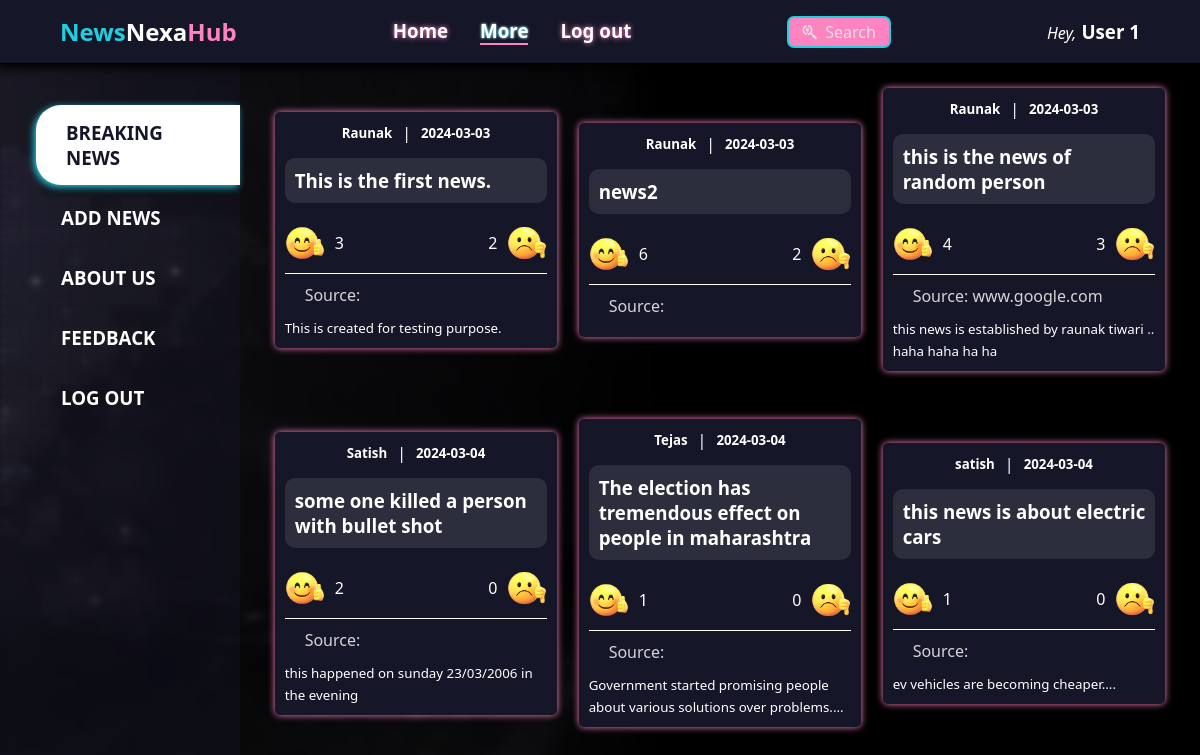
Screenshot of /pages/breaking-news.php (signed in) with the database file from the repository.
### tables this page shows
CREATE TABLE `newsposts` (
  `id` int(11) NOT NULL,
  `username` varchar(100) NOT NULL,
  `title` varchar(255) NOT NULL,
  `descr` text NOT NULL,
  `src` text NOT NULL DEFAULT 'https://www.google.com/',
  `date` date NOT NULL DEFAULT current_timestamp(),
  `likes` int(11) NOT NULL DEFAULT 0,
  `dislikes` int(11) NOT NULL DEFAULT 0
);

### pages/breaking-news.php (the view, shortened to what this page needs)
<?php
  $mysqli = require __DIR__ . "/../php/dbcon.php";
  $sql = "select * from newsposts";
  $result = $mysqli->query($sql);
	$username = $_SESSION['username'];
?>
<!DOCTYPE html>
<html lang="en">
  <head>
    <link rel="stylesheet" href="../css/resets.css" />
    <link rel="stylesheet" href="../css/nav.css" />
    <link rel="stylesheet" href="../css/aside.css" />
    <link rel="stylesheet" href="../css/breaking-news.css" />
  </head>
  <body>
    <nav>
      <div class="main-container">
        <div class="logo">
          <h1><span>News</span>Nexa<span>Hub</span></h1>
        </div>
        <div class="nav-links">
          <ul>
            <li class="hover-link">
              <a href="home.php">
                <h3>Home</h3>
              </a>
            </li>
            <li class="hover-link active">
              <a href="#">
                <h3>More</h3>
              </a>
            </li>
            <li class="hover-link">
              <a href="../php/logout.php">
                <h3>Log out</h3>
              </a>
            </li>
          </ul>
        </div>
        <div class="search-bar">
          <a href="home.php">
            <button id="search-btn" class="btn"><i class="fa-brands fa-searchengin"></i>&nbsp;&nbsp;Search</button>
          </a>
        </div>
        <div class="user-name">
          <i>Hey,</i>
          <h3><?php echo $username; ?></h3>
        </div>
      </div>
    </nav>
    <aside>
      <div class="menu">
        <a href="breaking-news.php">
            <h3 class="active">Breaking News</h3>
        </a>
        <a href="add-news.php">
            <h3>Add News</h3>
        </a>
        <a href="about-us.php">
            <h3>About Us</h3>
        </a>
        <a href="feedback.php">
            <h3>Feedback</h3>
        </a>
        <a href="../php/logout.php">
            <h3>Log out</h3>
        </a>
      </div>
    </aside>
    <main>
      <div class='news-boxes'>
        <?php
          if ($result->num_rows > 0) {
            while ($row = $result->fetch_assoc()) {
              $p_username = $row['username'];
              $id = $row['id'];
              $title = $row['title'];
              $descr = $row['descr'];
              $date = $row['date'];
              $src = $row['src'];
              $likes = $row['likes'];
              $dislikes = $row['dislikes'];
              echo "
                <div class='news-box' id='$id'>
                  <div class='user'>
                    <h5 id='news-username'>$p_username</h5>
                    |
                    <h5 id='news-date'>$date</h5>
                  </div>
                  <h3 id='news-title'>$title</h3>
                  <div class='interaction'>
                    <a href='breaking-news.php?p_id=$id&action=like' class='likes'>
                      <img src='../assets/like.png' alt='like'>
                      <p>$likes</p>
                      </a>
                      <a href='breaking-news.php?p_id=$id&action=dislike' class='dislikes'>
                      <p>$dislikes</p>
                      <img src='../assets/dislike.png' alt='like'>
                    </a>
                  </div>
                  <a href='' id='news-src'>Source: $src</a>
                  <small id='news-desc'>$descr</small>
                </div>
              ";
            }
          }
        ?>
      </div>
    </main>
  </body>
</html>

### css/nav.css (style rules this page uses)
.logo span:first-child { color: var(--accent-color); }
.logo span:last-child { color: var(--accent-color-2); }
.hover-link { text-shadow: 0px 0px 5px var(--accent-color-2); transition: all 0.3s; }
.hover-link:active, .hover-link.active { border-bottom: 2px solid var(--accent-color-2); text-shadow: 0px 0px 2px var(--accent-color), 0px 0px 3px var(--secondary-text-color); }
.btn { background-color: var(--accent-color-2); color: var(--secondary-text-color); padding: 3px 13px; border-radius: 7px; border: 2px solid var(--accent-color); font-weight: 500; font-size: 1rem; transition: all 0.3s; }
nav { background-color: var(--secondary-bg-color); position: fixed; top: 0; z-index: 99; width: 100vw; height: 8vh; box-shadow: 0px 0px 10px 4px var(--tertiary-bg-color); border-bottom: 1px solid var(--tertiary-bg-color); }
nav .main-container { display: flex; align-items: center; justify-content: space-between; height: 100%; }
.nav-links ul { display: flex; gap: 2rem; list-style: none; }
.user-name { display: flex; gap: 5px; align-items: baseline; }

### css/aside.css (style rules this page uses)
aside { height: 92vh; width: 20%; position: fixed; bottom: 0; background: var(--transparent-bg-color); }
.menu { padding-left: 3vw; padding-top: 3vw; }
.menu h3 { display: block; margin-block: 5px; padding: 15px 25px; text-transform: uppercase; color: #fff; border-top-left-radius: 25px; border-bottom-left-radius: 25px; margin-bottom: 1px; transition: all ease 0.3s; }
.menu h3.active { background: var(--primary-text-color); color: var(--secondary-bg-color); box-shadow: -2px 2px 7px var(--accent-color); padding-left: 30px; }
main { position: fixed; width: 80%; height: 92vh; right: 0; bottom: 0; padding: 1.5rem; overflow-x: hidden; overflow-y: scroll; }

### css/breaking-news.css (style rules this page uses)
.news-boxes { display: flex; align-items: center; justify-content: space-around; row-gap: 3rem; flex-wrap: wrap; }
.news-box { width: 31%; overflow: hidden; border-radius: 5px; box-shadow: 0px 0px 7px var(--accent-color-2); background-color: var(--secondary-bg-color); transition: all 0.3s; padding: 10px; }
.news-box .user { display: flex; justify-content: center; align-items: center; gap: 10px; margin-bottom: 14px; }
#news-title { background: var(--primary-bg-color); padding: 10px; border-radius: 10px; }
.interaction { display: flex; justify-content: space-between; padding-block: 10px; margin-block: 10px; border-bottom: 1px solid var(--primary-text-color); }
.interaction a { display: flex; align-items: center; gap: 10px; }
.interaction a img { height: 40px; }
#news-src { color: var(--secondary-text-color); display: block; margin-bottom: 10px; padding-inline: 20px; }

### rows the page displays
newsposts: username "Raunak", date "2024-03-03", title "This is the first news.", likes "3", dislikes "2", descr "This is created for testing purpose."
newsposts: username "Raunak", date "2024-03-03", title "news2", likes "6", dislikes "2"
newsposts: username "Raunak", date "2024-03-03", title "this is the news of random person", likes "4", dislikes "3", src "www.google.com", descr "this news is established by raunak tiwari .. haha haha ha ha"
newsposts: username "Satish", date "2024-03-04", title "some one killed a person with bullet shot", likes "2", dislikes "0", descr "this happened on sunday 23/03/2006 in the evening"
newsposts: username "Tejas", date "2024-03-04", title "The election has tremendous effect on people in maharashtra", likes "1", dislikes "0", descr "Government started promising people about various solutions over problems...."
newsposts: username "satish", date "2024-03-04", title "this news is about electric cars", likes "1", dislikes "0", descr "ev vehicles are becoming cheaper...."

### other values shown
$username "User 1"
